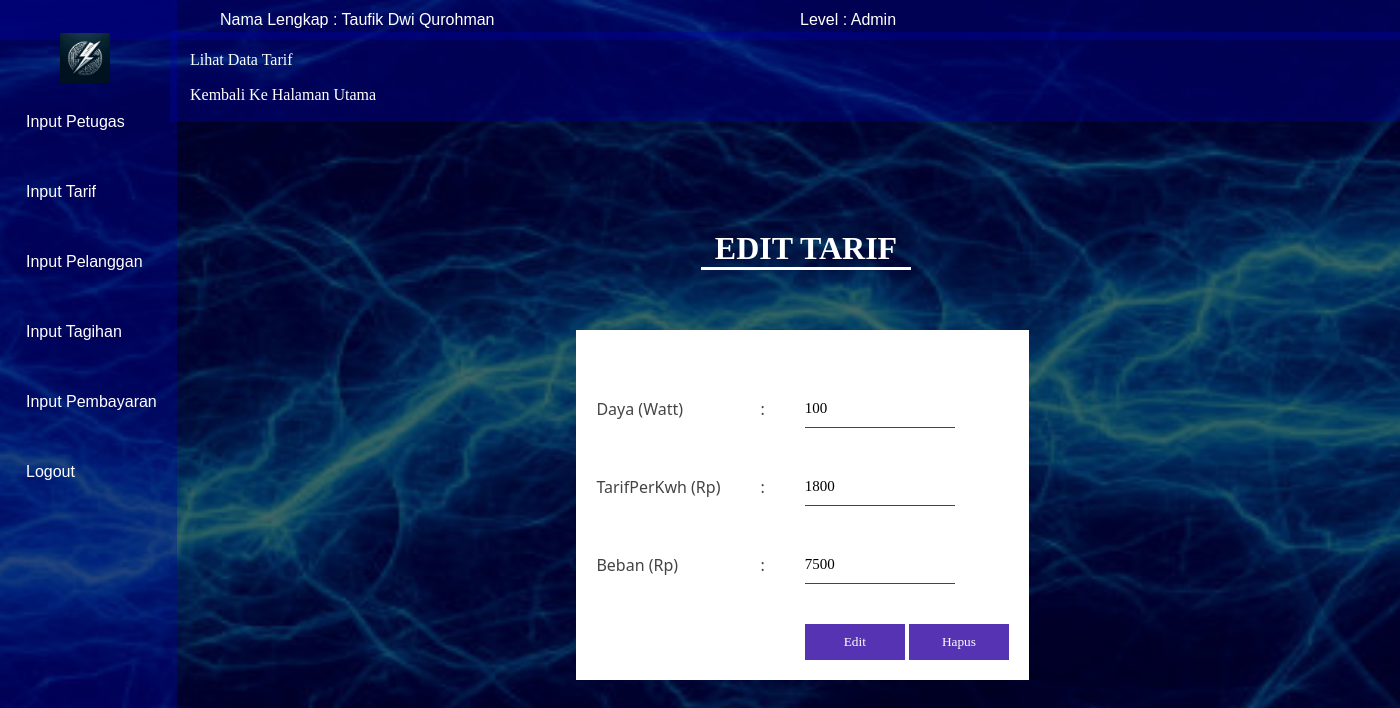
Screenshot of /tarif/edit-tarif.php?kode=1 (signed in) with the database file from the repository.
### tables this page shows
CREATE TABLE `tbtarif` (
  `KodeTarif` int(11) NOT NULL,
  `Daya` int(11) NOT NULL,
  `TarifPerKwh` int(11) NOT NULL,
  `Beban` int(11) NOT NULL
);

### koneksi.php (called while the page is built, shortened)
<?php
$konek = mysqli_connect('localhost','root','','listrik_taufik');
function query($sql){
    global $konek;
    $query = mysqli_query($konek,$sql);
    return $query;
}
function jadiArray($query){
    $hasil = mysqli_fetch_array($query);
    return $hasil;
}
?>

### tarif/edit-tarif.php (the view, shortened to what this page needs)
<?php
    include '../koneksi.php';
if(isset($_SESSION['Admin']) || isset($_SESSION['Petugas']))
{
    $kode = $_GET['kode'];
    $query = query("select * from tbtarif where KodeTarif='$kode'");
    $hasil = jadiArray($query);
?>
<!DOCTYPE html>
<html lang="en">
<head>
    <link rel="stylesheet" href="../style.css">
</head>
<body>
    <?php include "../navbar.php"; ?>
    <div class="container">
        <center>
            <h1>Edit tarif</h1>
            <hr>
        </center>
        <br>
        <form action="proses-edit-tarif.php" method="post">
            <table class="tengah" align="center">
                <tr>
                    <td></td>
                    <td></td>
                    <td>
                    </td>
                </tr>
                <tr>
                    <td>Daya (Watt)</td>
                    <td>:</td>
                    <td>
                        <input type="text" name="Daya" id="" value="<?=$hasil['Daya'] ?>" required>
                    </td>
                </tr>
                <tr>
                    <td>TarifPerKwh (Rp)</td>
                    <td>:</td>
                    <td>
                        <input type="text" name="TarifPerKwh" id="" value="<?=$hasil['TarifPerKwh'] ?>" required>
                    </td>
                </tr>
                <tr>
                    <td>Beban (Rp)</td>
                    <td>:</td>
                    <td>
                        <input type="text" name="Beban" id="" value="<?=$hasil['Beban'] ?>" required>
                    </td>
                </tr>
                <tr>
                    <td></td>
                    <td></td>
                    <td>
                        <input type="submit" value="Edit" onclick="return confirm('yakin ingin edit ??');" id="">
                        <input type="reset" value="Hapus" id="">
                    </td>
                </tr>
            </table>
        </form>
    </div>
    <div class="navbawah">
        <a onclick="return confirm('tidak jadi edit ??');" href="tampil-tarif.php">Lihat Data Tarif</a>
        <br>
        <a href="../home.php">Kembali Ke Halaman Utama</a>
    </div>
</body>
</html>
<?php
    }
else
{
    echo"<script>
    alert('Anda Tidak Boleh Masuk');
    location.href='../home.php';
    </script>";
}
?>

### style.css (style rules this page uses)
* { margin: 0; padding: 0; }
body { background: linear-gradient(rgba(0, 0, 0, 0.6), rgba(0, 0, 0, 0.6)), url('img/bg2.jpg'); background-position: center; background-repeat: no-repeat; overflow-x: hidden; background-size: 1900px 1200px; background-attachment: fixed; }
input[type="text"] { border: none; background: none; outline: none; padding: 10px 0px; border-bottom: 1px solid #444; width: 150px; font-family: 'Segoue UI'; font-size: 15px; transition: .5s; }
input[type="submit"] { border: none; background: none; outline: none; padding: 10px 0px; background: #2b01a0;; width: 100px; color: #fff; font-family: 'Segoue UI'; opacity: 0.8; transition: .5s; }
input[type="reset"] { font-family: 'Segoue UI'; border: none; background: none; outline: none; padding: 10px 0px; background: #2b01a0;; width: 100px; color: #fff; opacity: 0.8; transition: .5s; }
.container { position: absolute; top: 230px; right: 20px; width: 82%; z-index: -9; }
.container h1 { color: rgb(255, 255, 255); font-family: 'Franklin Gothic'; position: relative; text-transform: uppercase; }
.container hr { width: 210px; text-align: center; border: none; border-bottom: 3px solid rgb(255, 255, 255); }
.container table { border: none; padding: 20px; }
.container table tr { width: 80%; background: #fff; border: none; }
.container table tr td { background: #fff; border: none; padding: 20px; font-family: Segoe UI; color: #444; }
.tengah { position: absolute; top: 100px; left: 30%; border-collapse: collapse; }
.navbawah { position: absolute; top: 4%; left: 170px; width: 100%; background: #0104ad56; padding: 10px; z-index: -999; }
.navbawah a { width: 100px; color: #fff; line-height: 35px; padding: 10px; text-decoration: none; transition: .5s; }

### rows the page displays
tbtarif: Daya "100", TarifPerKwh "1800", Beban "7500"

### other values shown
$_SESSION['NamaLengkap'] "Taufik Dwi Qurohman"
